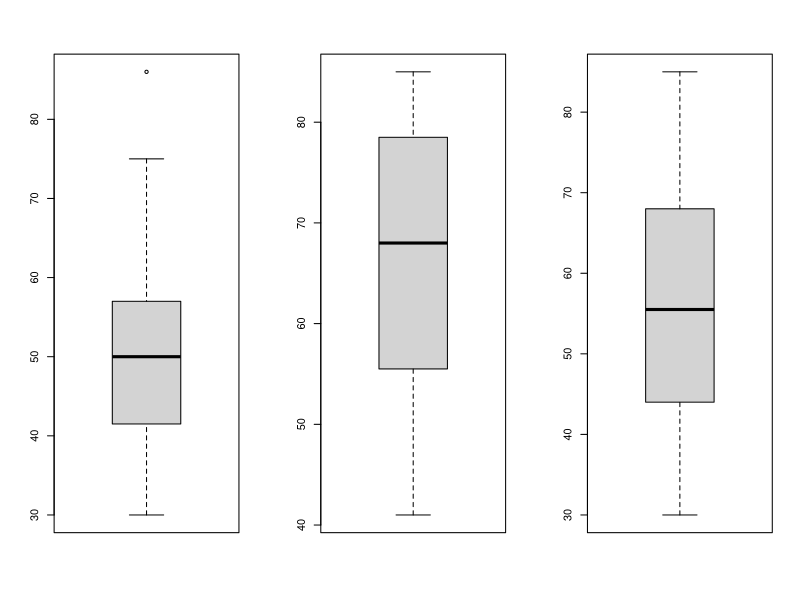

The R source for this figure: (Note: this script raises an error after producing the figure.)
##Question 1##
toHold <-c(141, 146, 157, 151, 152, 140, 142, 156, 150, 140,
		139, 135, 143, 146, 146, 152, 140, 136, 149, 148)
mean(toHold)
sd(toHold)

##Question 2##
#Part A
females <- c(57, 59, 78, 79, 60, 65, 68, 71, 75, 48, 51, 55, 56, 41, 43, 44, 75, 78, 80, 81,
		83, 83, 85)
males <- c(48, 49, 49, 30, 30, 31, 32, 35, 37, 41, 86, 42, 51, 53, 56, 42, 44, 50, 51, 65, 67,
51, 56, 58, 64, 64, 75)

allPeople <- c(females, males)
genders <- c(1, 1, 1, 1, 1, 1, 1, 1, 1, 1, 1, 1, 1, 1, 1, 1, 1, 1, 1, 1,
		1, 1, 1, 0, 0, 0, 0, 0, 0, 0, 0, 0, 0, 0, 0, 0, 0, 0, 0, 0, 
		0, 0, 0, 0, 0, 0, 0, 0, 0, 0)
#Part B
allPeople[34] <- 46

#Part C
summary(allPeople)

#Part D
quantile(males)

#Part E
deciles <- seq(0,1,0.1)
quantile(males, deciles)
quantile(females, deciles)
quantile(allPeople, deciles)

#Part F
par (mfrow = c(1,3))
boxplot(males)
boxplot(females)
boxplot(allPeople)

##Question 3
results <- read.table("results.txt", header = T)
results
boxplot(results, na.rm = TRUE)
stem(results$arch1)
stem(results$prog1)
stem(results$arch2)
stem(results$prog2)

##Question 4
survey <- read.csv("CA2xx_survey_answers.csv", header = T)
numMales <- 0
numFemales <- 0
data <- na.omit(survey$Q1)
for(i in 1: length(data)){
	if(data[i] == 1){
		 numMales <- numMales + 1
	}
	if(data[i] == 2){
		 numFemales <- numFemales + 1
	}
}
numMales
numFemales
